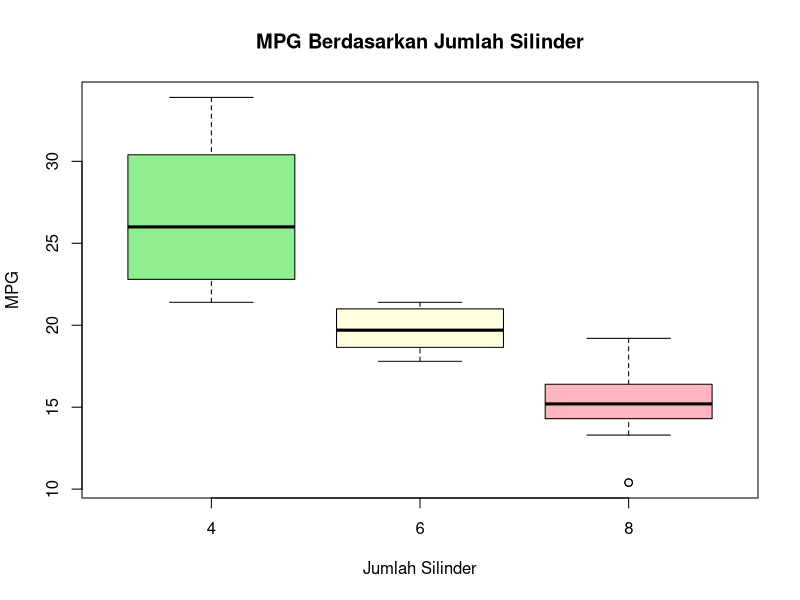
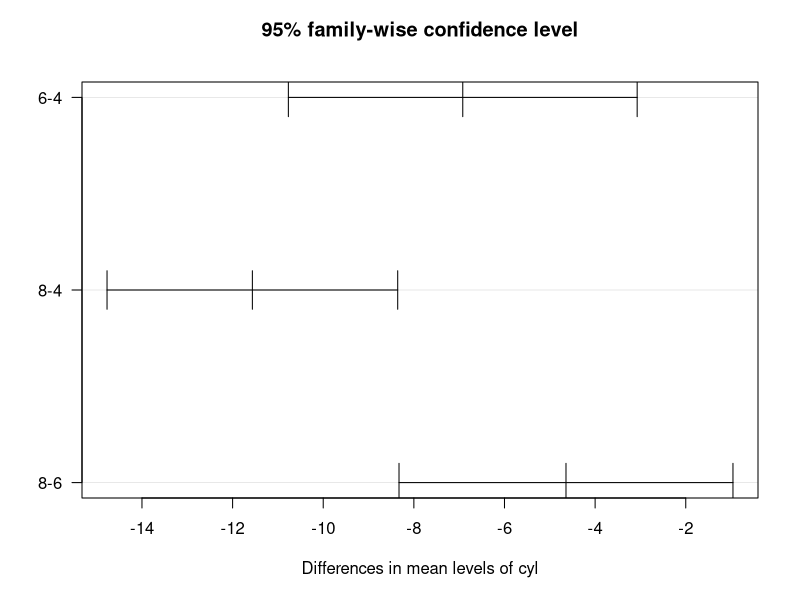
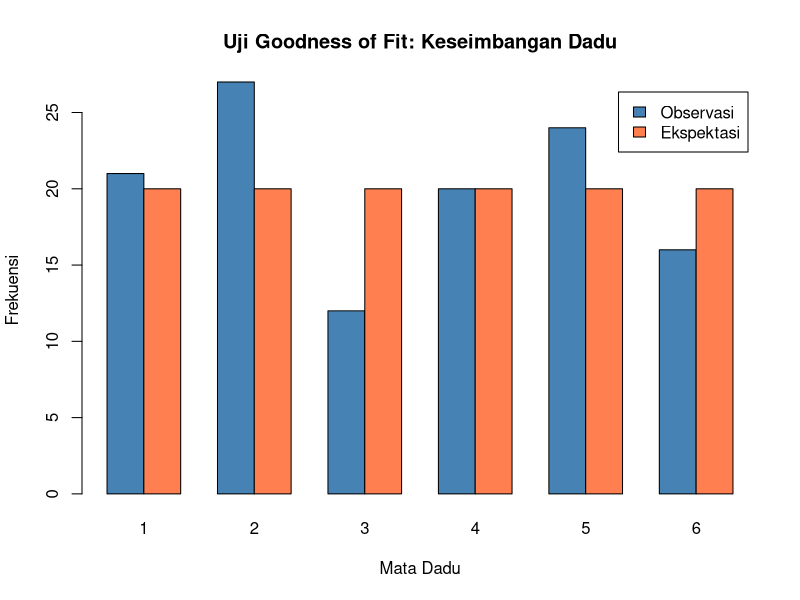
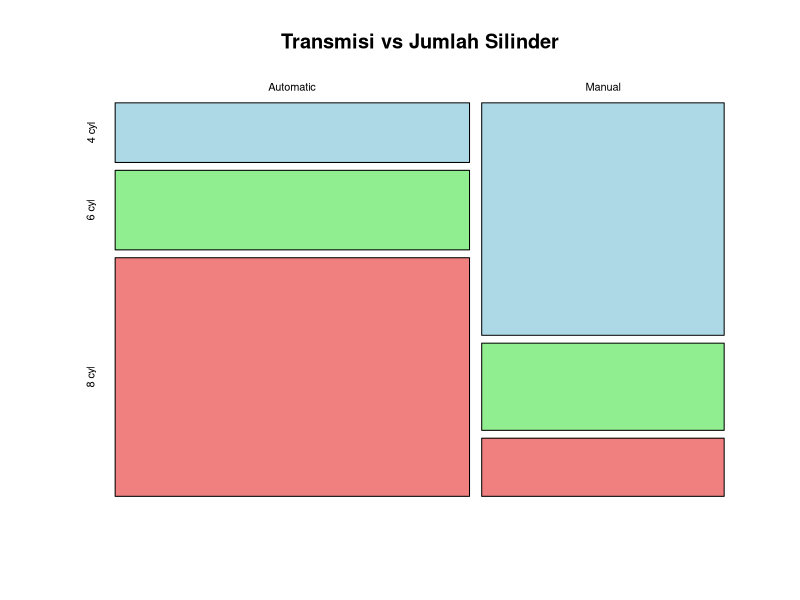
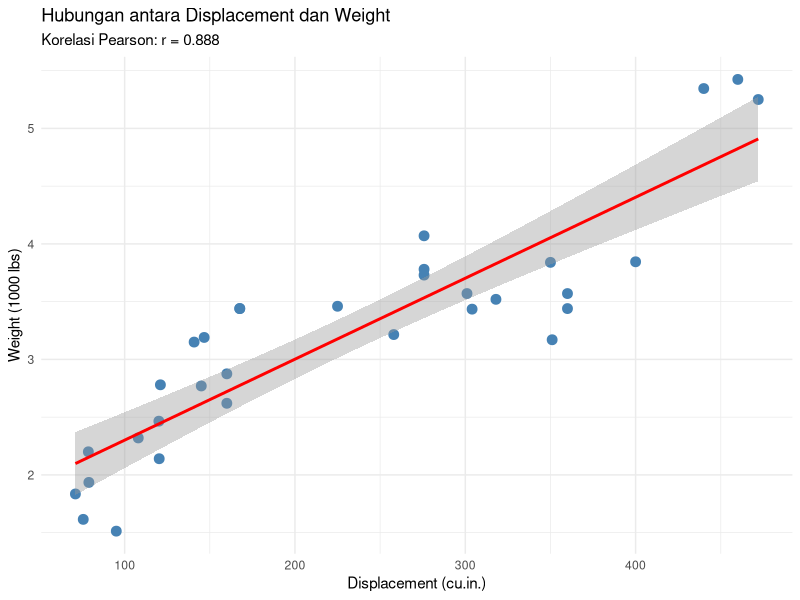
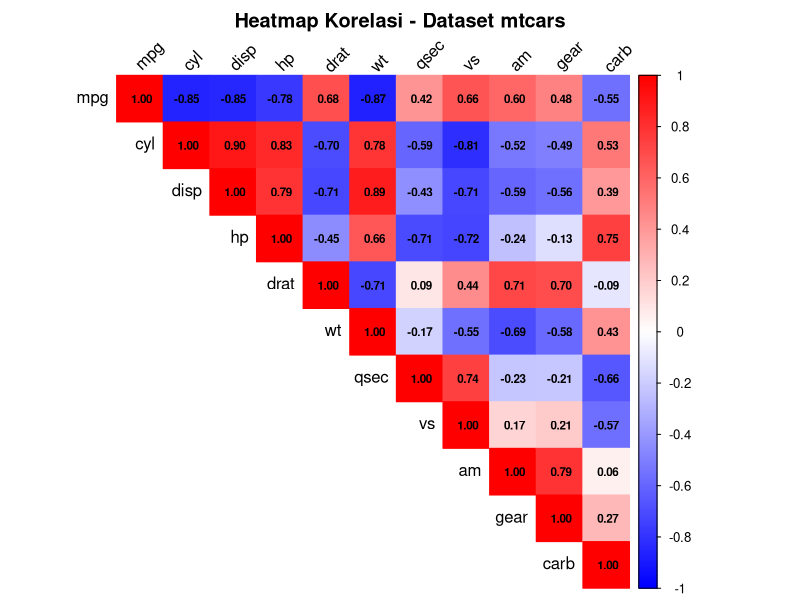
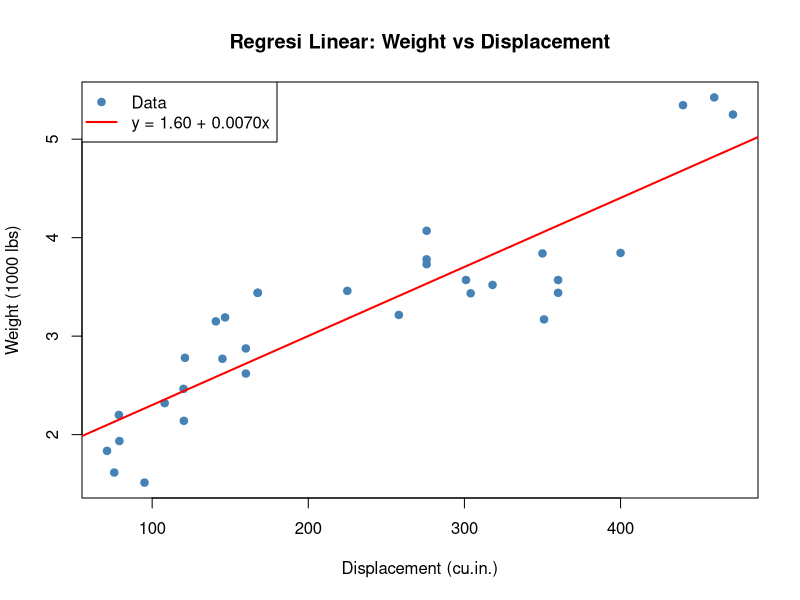
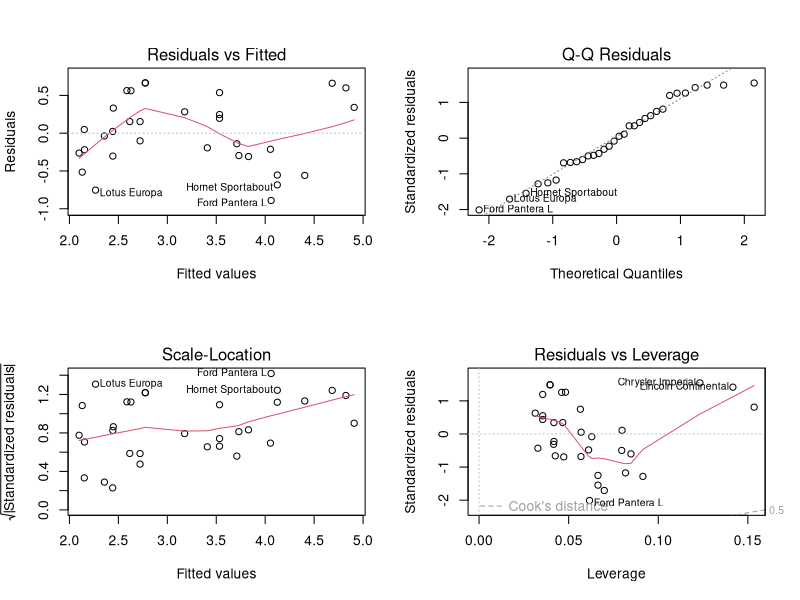

Recreate these plots in R, in order.
## ---- chunk 1
# PENTING: Ubah cyl menjadi faktor terlebih dahulu
mtcars$cyl <- as.factor(mtcars$cyl)

# Visualisasi awal
boxplot(mpg ~ cyl, data = mtcars,
        main = "MPG Berdasarkan Jumlah Silinder",
        xlab = "Jumlah Silinder",
        ylab = "MPG",
        col = c("lightgreen", "lightyellow", "lightpink"))

# Statistik deskriptif per kelompok
aggregate(mpg ~ cyl, data = mtcars, FUN = function(x) {
  c(mean = mean(x), sd = sd(x), n = length(x))
})

# Lakukan uji ANOVA
anova_result <- aov(mpg ~ cyl, data = mtcars)
summary(anova_result)

# Atau gunakan oneway.test
oneway.test(mpg ~ cyl, data = mtcars)

# Interpretasi
alpha <- 0.05
p_value <- summary(anova_result)[[1]]$"Pr(>F)"[1]

cat(sprintf("\nP-value ANOVA: %.6f\n", p_value))
if (p_value < alpha) {
  cat("Kesimpulan: Terdapat perbedaan signifikan rata-rata MPG antar kelompok silinder.\n")
} else {
  cat("Kesimpulan: Tidak terdapat perbedaan signifikan rata-rata MPG antar kelompok silinder.\n")
}
## ---- chunk 2
# Tukey HSD (Honestly Significant Difference)
TukeyHSD(anova_result)

# Visualisasi
plot(TukeyHSD(anova_result), las = 1)

# Kembalikan cyl ke numerik jika diperlukan untuk analisis lain
mtcars$cyl <- as.numeric(as.character(mtcars$cyl))
## ---- chunk 3
# Data pelemparan dadu 120 kali
set.seed(42)
dadu <- sample(1:6, 120, replace = TRUE)

# Hitung frekuensi
obs_freq <- table(dadu)
obs_freq

# Frekuensi yang diharapkan jika dadu seimbang
expected_freq <- rep(120/6, 6)

# Buat data frame
df_dadu <- data.frame(
  Mata = 1:6,
  Observasi = as.vector(obs_freq),
  Ekspektasi = expected_freq
)
print(df_dadu)

# Hitung statistik Chi-squared
chi_sq <- sum((df_dadu$Observasi - df_dadu$Ekspektasi)^2 / df_dadu$Ekspektasi)
df <- 6 - 1
p_value <- 1 - pchisq(chi_sq, df = df)

cat(sprintf("Statistik Chi-squared: %.4f\n", chi_sq))
cat(sprintf("Derajat bebas: %d\n", df))
cat(sprintf("P-value: %.4f\n", p_value))

# Nilai kritis
chi_critical <- qchisq(0.95, df = df)
cat(sprintf("Nilai kritis (α=0.05): %.4f\n\n", chi_critical))

if (p_value < 0.05) {
  cat("Kesimpulan: Dadu TIDAK seimbang\n")
} else {
  cat("Kesimpulan: Dadu seimbang\n")
}

# Visualisasi
barplot(rbind(df_dadu$Observasi, df_dadu$Ekspektasi),
        beside = TRUE,
        names.arg = df_dadu$Mata,
        col = c("steelblue", "coral"),
        legend.text = c("Observasi", "Ekspektasi"),
        main = "Uji Goodness of Fit: Keseimbangan Dadu",
        xlab = "Mata Dadu",
        ylab = "Frekuensi")
## ---- chunk 4
# Buat tabel kontingensi
tabel_konting <- table(mtcars$am, mtcars$cyl)
rownames(tabel_konting) <- c("Automatic", "Manual")
colnames(tabel_konting) <- c("4 cyl", "6 cyl", "8 cyl")
print(tabel_konting)

# Visualisasi
mosaicplot(tabel_konting, 
           main = "Transmisi vs Jumlah Silinder",
           color = c("lightblue", "lightgreen", "lightcoral"))

# Uji Chi-squared
chi_test <- chisq.test(tabel_konting)
print(chi_test)

# Interpretasi
if (chi_test$p.value < 0.05) {
  cat("\nKesimpulan: Tipe transmisi dan jumlah silinder TIDAK independen (saling berhubungan)\n")
} else {
  cat("\nKesimpulan: Tipe transmisi dan jumlah silinder independen (tidak berhubungan)\n")
}

# Lihat expected frequencies
cat("\nFrekuensi yang diharapkan:\n")
print(chi_test$expected)
## ---- chunk 5
# Hitung matriks korelasi untuk semua variabel numerik
cor_matrix <- cor(mtcars)
print(round(cor_matrix, 2))

# Uji korelasi antara displacement dan weight
cor.test(mtcars$disp, mtcars$wt)

# Visualisasi scatter plot dengan korelasi
library(ggplot2)

ggplot(mtcars, aes(x = disp, y = wt)) +
  geom_point(size = 3, color = "steelblue") +
  geom_smooth(method = "lm", se = TRUE, color = "red") +
  labs(title = "Hubungan antara Displacement dan Weight",
       subtitle = sprintf("Korelasi Pearson: r = %.3f", cor(mtcars$disp, mtcars$wt)),
       x = "Displacement (cu.in.)",
       y = "Weight (1000 lbs)") +
  theme_minimal()
## ---- chunk 6
library(corrplot)

# Buat heatmap korelasi
corrplot(cor_matrix, 
         method = "color",
         type = "upper",
         tl.col = "black",
         tl.srt = 45,
         addCoef.col = "black",
         number.cex = 0.7,
         col = colorRampPalette(c("blue", "white", "red"))(200),
         title = "Heatmap Korelasi - Dataset mtcars",
         mar = c(0, 0, 2, 0))
## ---- chunk 7
# Bangun model regresi
model <- lm(wt ~ disp, data = mtcars)

# Lihat ringkasan model
summary(model)

# Ekstrak koefisien
beta_0 <- coef(model)[1]
beta_1 <- coef(model)[2]

cat(sprintf("Persamaan Regresi: wt = %.4f + %.4f × disp\n", beta_0, beta_1))
cat(sprintf("\nInterpretasi:\n"))
cat(sprintf("- Setiap kenaikan 1 cu.in. displacement, weight bertambah %.4f (1000 lbs)\n", beta_1))
cat(sprintf("- R-squared: %.4f (%.1f%% variansi weight dijelaskan oleh displacement)\n", 
            summary(model)$r.squared, summary(model)$r.squared * 100))

# Visualisasi
plot(mtcars$disp, mtcars$wt,
     main = "Regresi Linear: Weight vs Displacement",
     xlab = "Displacement (cu.in.)",
     ylab = "Weight (1000 lbs)",
     pch = 19, col = "steelblue")
abline(model, col = "red", lwd = 2)
legend("topleft", 
       legend = c("Data", sprintf("y = %.2f + %.4fx", beta_0, beta_1)),
       col = c("steelblue", "red"),
       pch = c(19, NA),
       lty = c(NA, 1),
       lwd = c(NA, 2))
## ---- chunk 8
# 1. R-squared
r_squared <- summary(model)$r.squared
cat(sprintf("R-squared: %.4f\n", r_squared))
cat("  → Proporsi variansi Y yang dijelaskan oleh model\n\n")

# 2. Adjusted R-squared (lebih baik untuk multiple regression)
adj_r_squared <- summary(model)$adj.r.squared
cat(sprintf("Adjusted R-squared: %.4f\n", adj_r_squared))

# 3. Residual Standard Error
rse <- summary(model)$sigma
cat(sprintf("\nResidual Standard Error: %.4f\n", rse))
cat("  → Rata-rata jarak data dari garis regresi\n")

# 4. F-statistic (uji keseluruhan model)
f_stat <- summary(model)$fstatistic
p_value <- pf(f_stat[1], f_stat[2], f_stat[3], lower.tail = FALSE)
cat(sprintf("\nF-statistic: %.4f, p-value: %.6f\n", f_stat[1], p_value))

if (p_value < 0.05) {
  cat("  → Model secara keseluruhan SIGNIFIKAN\n")
}

# Analisis residual
par(mfrow = c(2, 2))
plot(model)
par(mfrow = c(1, 1))
## ---- chunk 9
# Buat data baru untuk prediksi
data_baru <- data.frame(disp = c(100, 200, 300, 400))

# Lakukan prediksi
prediksi <- predict(model, newdata = data_baru, interval = "confidence", level = 0.95)

# Tampilkan hasil
hasil_prediksi <- cbind(data_baru, prediksi)
colnames(hasil_prediksi) <- c("Displacement", "Prediksi Weight", "CI Lower", "CI Upper")
print(hasil_prediksi)

# Visualisasi prediksi
plot(mtcars$disp, mtcars$wt,
     main = "Prediksi dengan Interval Kepercayaan 95%",
     xlab = "Displacement (cu.in.)",
     ylab = "Weight (1000 lbs)",
     pch = 19, col = "steelblue",
     xlim = c(0, 500), ylim = c(0, 7))
abline(model, col = "red", lwd = 2)

# Tambahkan interval kepercayaan
new_disp <- seq(min(mtcars$disp), max(mtcars$disp), length.out = 100)
pred_interval <- predict(model, 
                         newdata = data.frame(disp = new_disp),
                         interval = "confidence",
                         level = 0.95)
lines(new_disp, pred_interval[, "lwr"], col = "orange", lty = 2, lwd = 2)
lines(new_disp, pred_interval[, "upr"], col = "orange", lty = 2, lwd = 2)

# Tambahkan titik prediksi
points(data_baru$disp, prediksi[, "fit"], col = "darkgreen", pch = 17, cex = 2)

legend("topleft",
       legend = c("Data Aktual", "Garis Regresi", "CI 95%", "Prediksi Baru"),
       col = c("steelblue", "red", "orange", "darkgreen"),
       pch = c(19, NA, NA, 17),
       lty = c(NA, 1, 2, NA),
       lwd = c(NA, 2, 2, NA))
